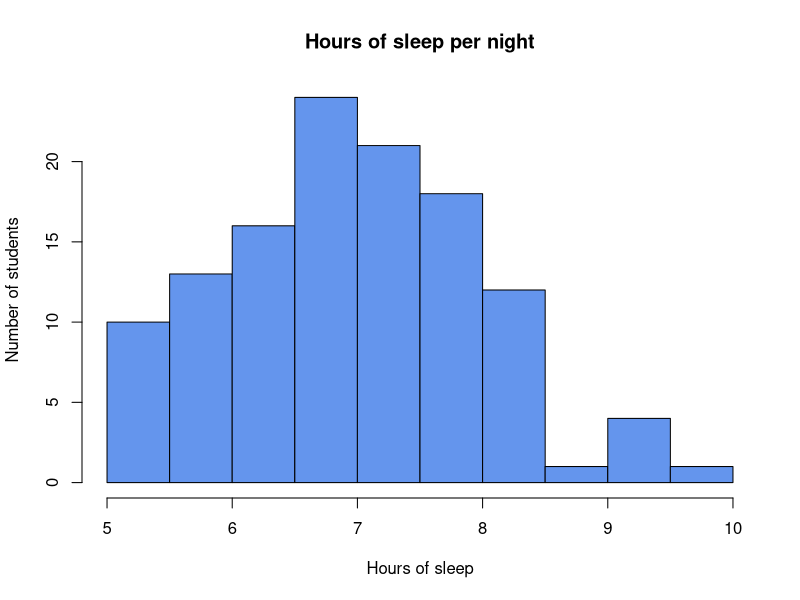
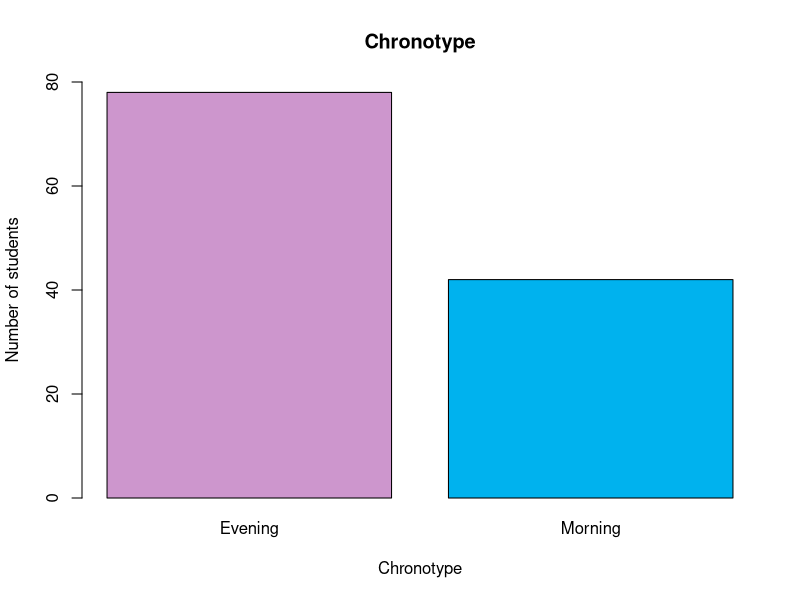
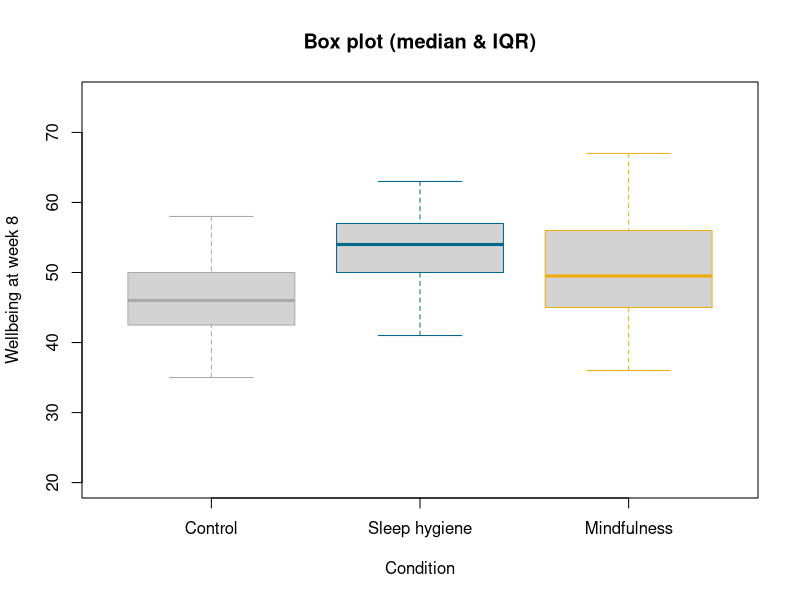
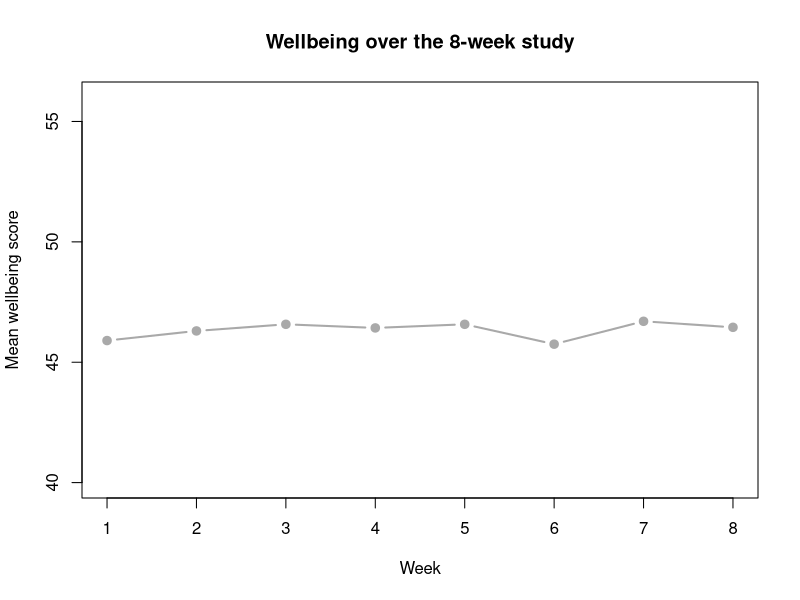
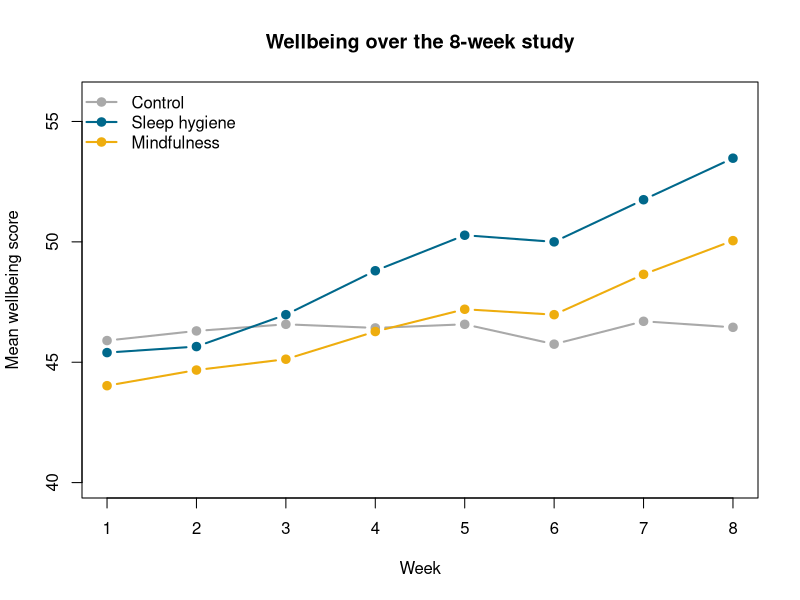

These figures' R source, in order:
## ---- chunk 1
#| echo: false
sleep_study       <- read.csv("data/sleep_study.csv")
sleep_weekly <- read.csv("data/sleep_study_weekly.csv")
## ---- chunk 2
#| echo: false
head(sleep_study)

## ---- chunk 3
#| echo: false
head(sleep_weekly)

## ---- chunk 4
library(tidyr)
sleep_weekly <- pivot_longer(sleep_weekly,
                             cols = week_1:week_8,  # the columns to stack
                             names_to = "week",     # old column names go here...
                             names_prefix = "week_", # ...minus the "week_" part
                             names_transform = as.integer, # so "3" becomes the number 3
                             values_to ="wellbeing")    # the scores go here
dim(sleep_weekly)
head(sleep_weekly)          # 120 students x 8 weeks = 960 rows

## ---- chunk 5
# condition is a categorical variable (a factor) and fix the order of the groups
#since we will use this more than once we should create it as a variable
cond_levels <- c("Control", "Sleep hygiene", "Mindfulness") 
sleep_study$condition  <- factor(sleep_study$condition,  
                                 levels = cond_levels) # use our newly
sleep_weekly$condition <- factor(sleep_weekly$condition, 
                                 levels = cond_levels)
sleep_study$chronotype <- factor(sleep_study$chronotype)

## ---- chunk 6
# One colour per condition (close to Okabe-Ito colours: safe for colour-blind viewers)
cond_cols <- c("Control" = "darkgray", "Sleep hygiene" = "deepskyblue4", "Mindfulness" = "darkgoldenrod2") 

## ---- chunk 7
#| echo: false
hist(sleep_study$sleep_hours,
     breaks = 12,
     col    = "cornflowerblue",
     main   = "Hours of sleep per night",
     xlab   = "Hours of sleep",
     ylab   = "Number of students")
## ---- chunk 8
chrono_counts <- table(sleep_study$chronotype)
chrono_counts

## ---- chunk 9
#| echo: false
barplot(chrono_counts,
        ylim = c(0, max(pretty(chrono_counts))),   # axis reaches above the tallest bar
        col  = c("Evening" = "plum3", "Morning" = "deepskyblue2"), 
        main = "Chronotype",
        xlab = "Chronotype",
        ylab = "Number of students")
## ---- chunk 10
myFormula <- wellbeing_final ~ condition
## ---- chunk 11
#| echo: false
boxplot(myFormula, data = sleep_study,
        border  = cond_cols,
        ylim    = c(20, 75),
        outline = FALSE,
        main    = "Box plot (median & IQR)",
        xlab    = "Condition",
        ylab    = "Wellbeing at week 8")
## ---- chunk 12
# Calculate the mean wellbeing for each condition in each week
weekly_means <- aggregate(wellbeing ~ condition + week, data = sleep_weekly, FUN = mean)

## ---- chunk 13
head(weekly_means)
## ---- chunk 14
# Split the means into three separate tables, one per condition
control_means      <- weekly_means[weekly_means$condition == "Control", ]
hygiene_means      <- weekly_means[weekly_means$condition == "Sleep hygiene", ]
mindfulness_means  <- weekly_means[weekly_means$condition == "Mindfulness", ]
## ---- chunk 15
# Draw an empty plot with the right axes
plot(weekly_means$week, weekly_means$wellbeing,
     type = "n",
     xlim = c(1, 8),
     ylim = c(40, 56),
     main = "Wellbeing over the 8-week study",
     xlab = "Week",
     ylab = "Mean wellbeing score")

# Add one line per condition
lines(control_means$week, control_means$wellbeing,
      type = "b", pch = 19, lwd = 2, col = cond_cols["Control"])
## ---- chunk 16
#| echo: false
# Draw an empty plot with the right axes
plot(weekly_means$week, weekly_means$wellbeing,
     type = "n",
     xlim = c(1, 8),
     ylim = c(40, 56),
     main = "Wellbeing over the 8-week study",
     xlab = "Week",
     ylab = "Mean wellbeing score")

# Add one line per condition
lines(control_means$week, control_means$wellbeing,
      type = "b", pch = 19, lwd = 2, col = cond_cols["Control"])

lines(hygiene_means$week, hygiene_means$wellbeing,
      type = "b", pch = 19, lwd = 2, col = cond_cols["Sleep hygiene"])

lines(mindfulness_means$week, mindfulness_means$wellbeing,
      type = "b", pch = 19, lwd = 2, col = cond_cols["Mindfulness"])

legend("topleft", legend = cond_levels, col = cond_cols, lwd = 2, pch = 19, bty = "n")
